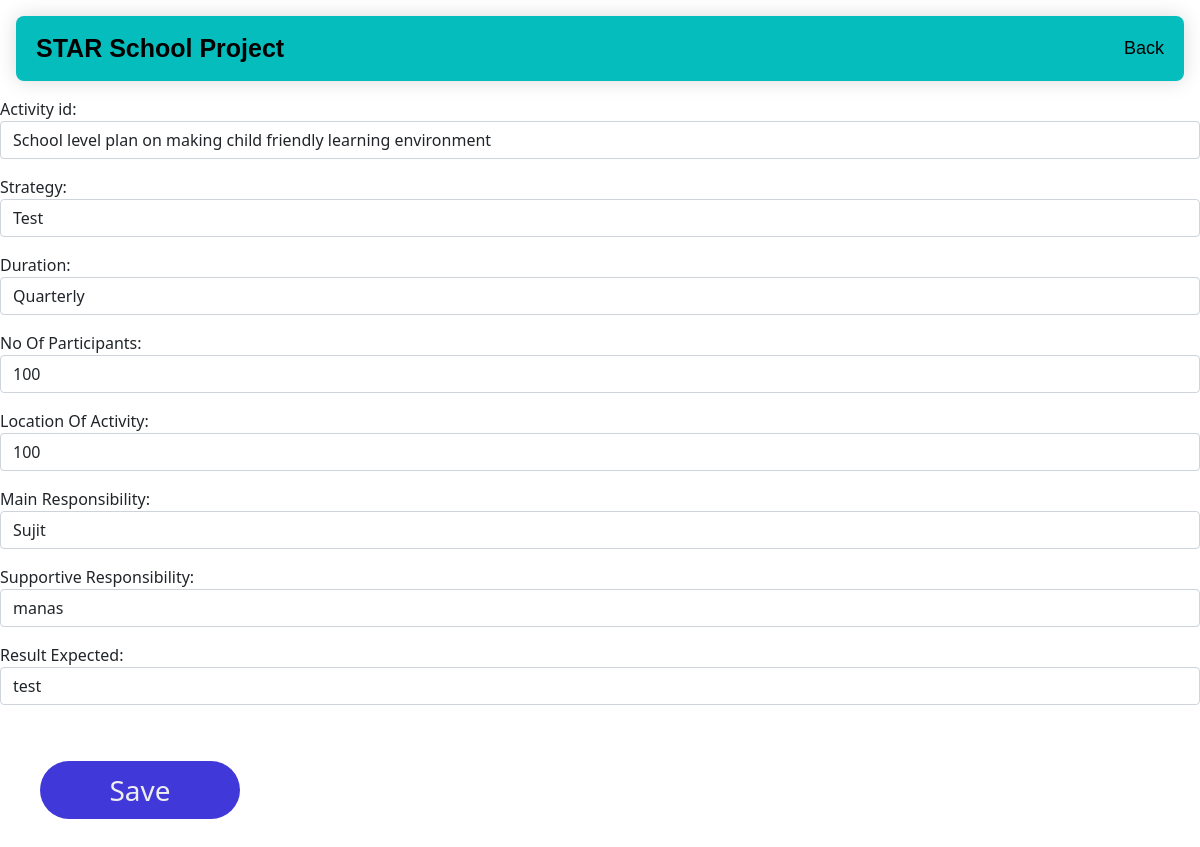
The app's page /ycda/update-monthly-plan/2/ (signed in) with its own data.
### myAPP/models.py (models this page shows, shortened)
class Project_DIP(models.Model):
 project_name=models.CharField(max_length=200)
 category_id = models.ForeignKey("Project_Category", on_delete=models.CASCADE)
 assigned_to = models.ForeignKey(User, on_delete=models.CASCADE)
 budget = models.CharField(max_length=200)
 start_date = models.DateField()
 end_date = models.DateField()
 period = models.IntegerField()
 donor_name=models.CharField(max_length=200)
 created_at = models.DateTimeField('created at', auto_now_add=True)
 updated_at = models.DateTimeField('updated at', auto_now=True)

class Month_Plan(models.Model):
 month=models.IntegerField()
 year=models.IntegerField()
 activity_id= models.ForeignKey("Dip_Activities", on_delete=models.CASCADE)
 strategy = models.CharField(max_length=200)
 duration= models.CharField(max_length=200)
 no_Of_Participants=models.CharField(max_length=200)
 location_Of_Activity=models.CharField(max_length=200)
 main_Responsibility=models.CharField(max_length=200)
 supportive_Responsibility=models.CharField(max_length=200)
 result_Expected=models.CharField(max_length=200)
 plan_remarks=models.CharField(max_length=200,null=True,blank=True)
 report_remarks=models.CharField(max_length=200,null=True,blank=True)
 achievements=models.CharField(max_length=200,null=True,blank=True)
 highlights=models.CharField(max_length=200,null=True,blank=True)
 backlog_justification=models.CharField(max_length=200,null=True,blank=True)
 is_plan_submited = models.BooleanField(default=False)
 is_plan_approved = models.BooleanField(default=False)
 is_plan_rejected = models.BooleanField(default=False)
 is_report_submited = models.BooleanField(default=False)
 is_report_approved = models.BooleanField(default=False)
 is_report_rejected = models.BooleanField(default=False)
 created_at = models.DateTimeField('created at', auto_now_add=True)
 updated_at = models.DateTimeField('updated at', auto_now=True)

### myAPP/views.py (the view, shortened to what this page needs)
# urls.py: path('update-monthly-plan/<int:pk>/',update_MonthPlan,name='update_MonthPlan'),
@login_required(login_url='login')
def update_MonthPlan(request,pk):
      plan = get_object_or_404(Month_Plan, id=pk)
      project = get_object_or_404(Project_DIP, id=plan.activity_id.project_detail_id.project_id.id)
      form = MonthPlanForm(pk=project,instance=plan)
      return render(request,'myAPP/getdataPlan.html',{'data': form,'plan':plan,'project':project})

### myAPP/models.py (called while the page is built)
   def __str__(self):
        return self.activity_name

### myAPP/templates/myAPP/getdataPlan.html (shortened to what this page needs)
{% extends 'myAPP/base.html' %}
{% block content %}
<link href="https://cdn.jsdelivr.net/npm/bootstrap@5.0.2/dist/css/bootstrap.min.css" rel="stylesheet">
<body>
  <div class="form-group">
    <form  method="POST">
      {{data.as_p}}
      <input class='button' type="submit" value="Save">
    </form>
  </div>
  </body>
{% endblock  %}

### myAPP/templates/myAPP/base.html (shortened to what this page needs)
{% load static %}
<!DOCTYPE html>
<html lang="en">
  <head>
    <link rel="stylesheet" href="{% static 'css/style.css' %}">
  </head>
  <body>
    <div class="header">
      <a class="logo">{{ project.project_name}}</a>
      <div class="header-right">
        <a href="{% url 'myAPP:index2' project.id %}" class=sel>Back</a>
      </div>
    </div>
    <div id="body">
      {% block content %}{% endblock %}
    </div>
  </body>
  </html>

### myAPP/static/css/style.css (style rules this page uses)
.header { border-radius: 1vh; margin: 2vh; overflow:hidden; background-color:rgb(5, 189, 189); padding:1vh; min-width:200px; box-shadow: 0 0 20px rgba(0, 0, 0, 0.15); }
.header a { float: left; color: black; text-align: center; padding: 12px; text-decoration: none; font-size: 18px; font-family: sans-serif; line-height: 25px; border-radius: 4px; }
.header a.logo { font-size: 25px; font-weight: bold; }
.header-right { float: right; }
.button { display:inline-block; background-color: #4038d8; border-radius: 10vh; border: 2vh; color: #eeeeee; text-align: center; font-size: 28px; padding:1vh; width: 200px; -webkit-transition: all 0.5s; -moz-transition: all 0.5s; -o-transition: all 0.5s; transition: all 0.5s; cursor: pointer; margin:5vh; }

### records on screen
Project_DIP: project_name "STAR School Project"
Month_Plan: activity_id "School level plan on making child friendly learning environment", strategy "Test", duration "Quarterly", no_Of_Participants "100", location_Of_Activity "100", main_Responsibility "Sujit", supportive_Responsibility "manas", result_Expected "test"
